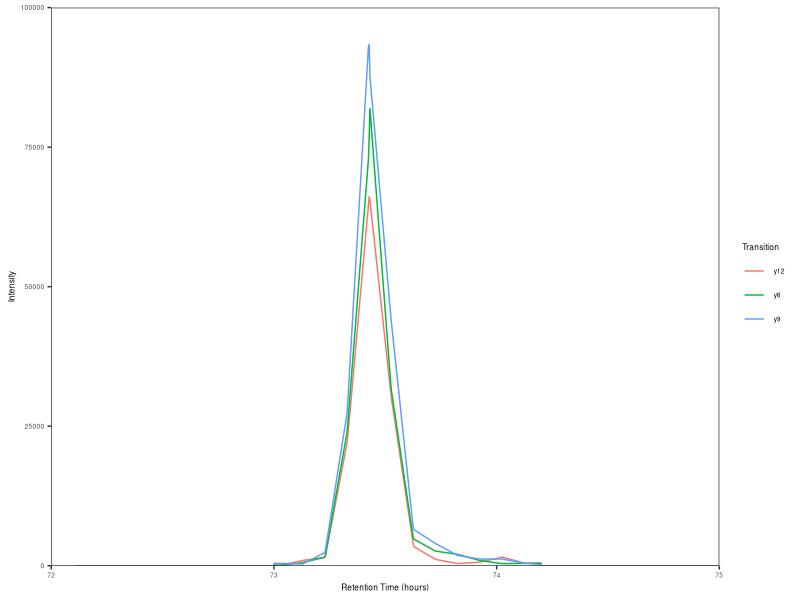
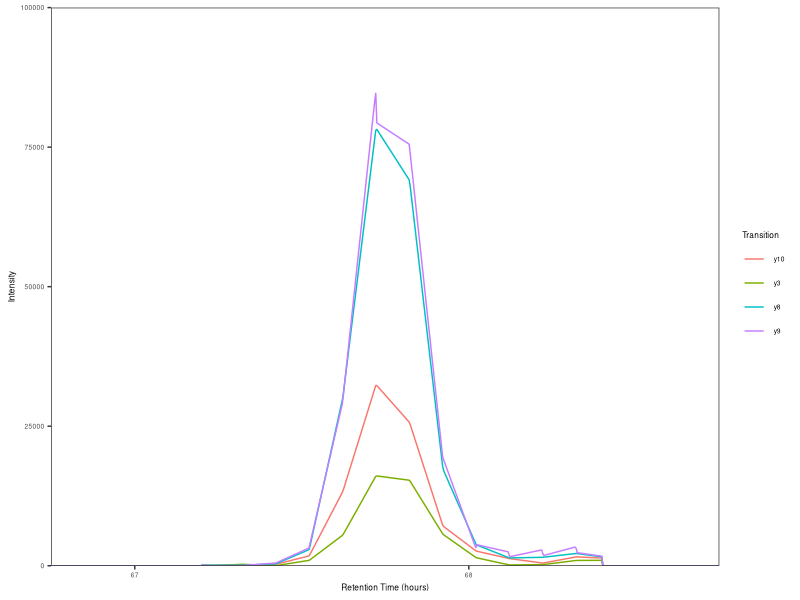
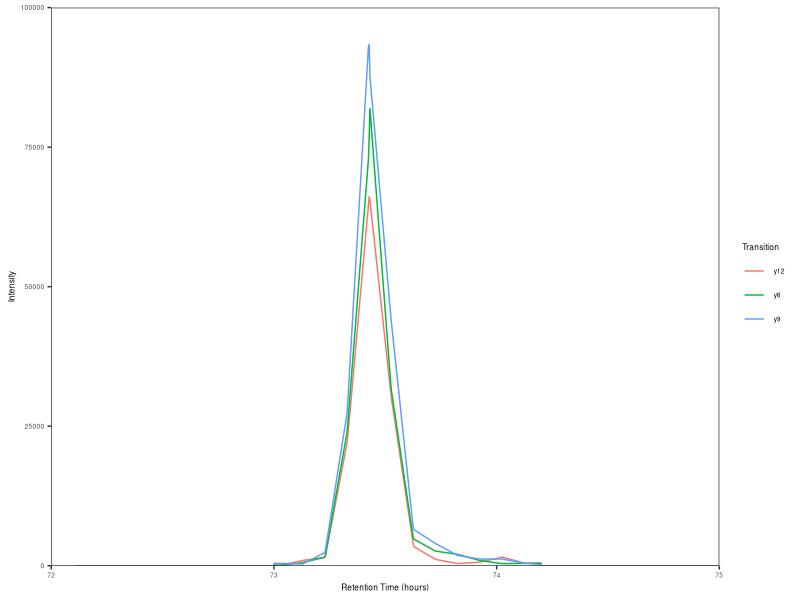
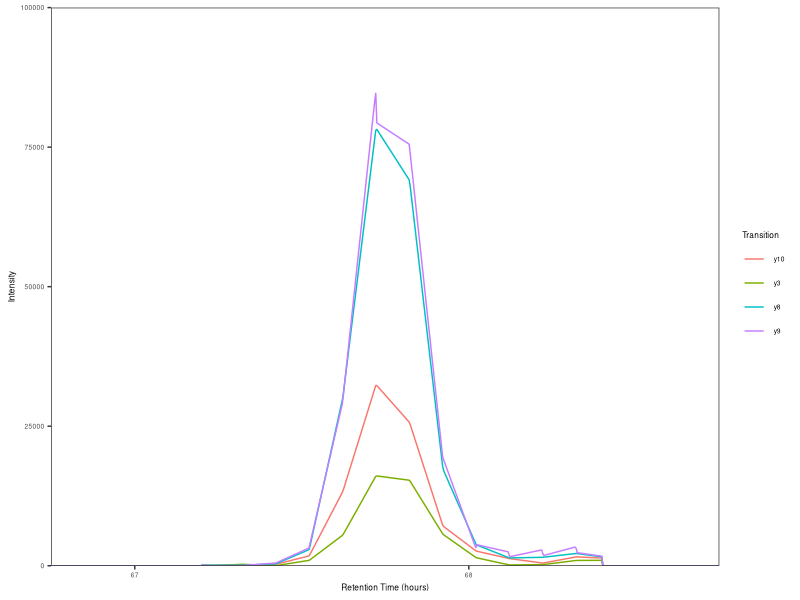

Write R code to recreate these figures, in order.
library(tidyverse)
library(ggplot2)

JNK1df <- read.csv("JNK2_phos_1.csv")

JNK1df <- JNK1df %>%
  pivot_longer(cols = colnames(JNK1df)[2:ncol(JNK1df)], values_to = "Intensity", names_to = "Transition")

JNK1df[JNK1df$Retention.Time < 73,]$Intensity <- 0
JNK1df[JNK1df$Retention.Time > 74.2,]$Intensity <- 0

p <- ggplot(JNK1df, aes(x = Retention.Time, y = Intensity, color = Transition)) +
  geom_line() +
  xlab("Retention Time (hours)")

p + theme_bw() +
  theme(text = element_text(size = 6),
        panel.grid = element_blank()) +
  scale_y_continuous(expand = c(0,0), limits = c(0, 100000)) +
  scale_x_continuous(expand = c(0,0), limits= c(72, 75))

ggsave("JNK2_phos1.pdf", width = 50, height = 45, units = c("mm"))

#JNK
JNK9df <- read.csv("JNK2_phos_9.csv")

JNK9df <- JNK9df %>%
  pivot_longer(cols = colnames(JNK9df)[2:ncol(JNK9df)], values_to = "Intensity", names_to = "Transition")

JNK9df[JNK9df$Retention.Time < 67.2,]$Intensity <- 0
JNK9df[JNK9df$Retention.Time > 68.4,]$Intensity <- 0

p <- ggplot(JNK9df, aes(x = Retention.Time, y = Intensity, color = Transition)) +
  geom_line() +
  xlab("Retention Time (hours)")

p + theme_bw() +
  theme(text = element_text(size = 6),
        panel.grid = element_blank()) +
  scale_y_continuous(expand = c(0,0), limits = c(0, 100000)) +
  scale_x_continuous(expand = c(0,0), limits= c(66.75, 68.75),
                     breaks = c(67, 68), labels = c(67, 68))

ggsave("JNK2_phos9.pdf", width = 50, height = 45, units = c("mm"))